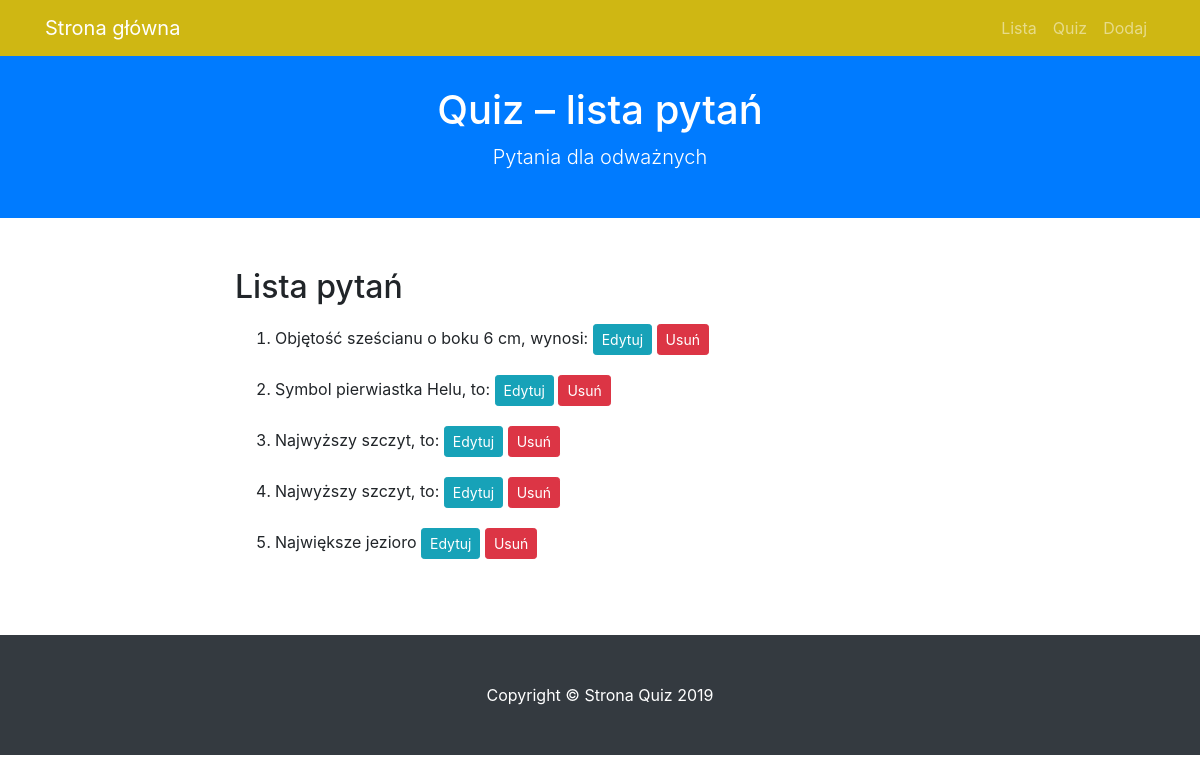
Screenshot of /lista with the database file from the repository.
### modele.py (models this page shows)
class BazaModel(Model):
    class Meta:
        database = baza

class Pytanie(BazaModel):
    pytanie = CharField(null=False)
    kategoria = ForeignKeyField(Kategoria, related_name='pytania')

### views.py (the view)
@app.route('/lista')
def lista():
    pytania = Pytanie.select()
    return render_template('lista.html', query=pytania)

### app.py (called while the page is built)
@app.before_request
def before_request():
    g.db = baza
    g.db.connect(reuse_if_open=True)

@app.after_request
def after_request(response):
    g.db.close()
    return response

### templates/lista.html (shortened to what this page needs)
{% extends "szablon.html" %}
{% block h1 %}Quiz – lista pytań{% endblock %}
{% block tresc %}
  <h2>Lista pytań</h2>
  <ol>
    {% for p in query %}
        <li class="elemdel">{{ p.pytanie }}
        <a href="{{ url_for('edytuj', pid=p.id) }}" class="btn btn-sm btn-info">Edytuj</a>
        <a href="{{ url_for('usun', pid=p.id) }}" class="btn btn-sm btn-danger">Usuń</a>
        </li>
    {% endfor %}
  </ol>
{% endblock %}

### static/css/style.css (style rules this page uses)
li.elemdel { padding: 10px 0 }

### rows the page displays
Pytanie: pytanie "Objętość sześcianu o boku 6 cm, wynosi:"
Pytanie: pytanie "Symbol pierwiastka Helu, to:"
Pytanie: pytanie "Najwyższy szczyt, to:"
Pytanie: pytanie "Najwyższy szczyt, to:"
Pytanie: pytanie "Największe jezioro"
